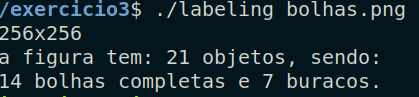
//> input picture codes/exercicio3/console.png, 419 x 97 px
$ ./labeling console.png   (built with g++ and OpenCV 4)
//> lines starting //> are read from the running program, lines starting //| are printed output that depends on the picture
#include <iostream>
#include <opencv2/opencv.hpp>

using namespace cv;

int main(int argc, char** argv) {
  cv::Mat image, realce;
  int width, height;
  int nobjects, nholes;

  cv::Point p;
  image = cv::imread(argv[1], cv::IMREAD_GRAYSCALE);
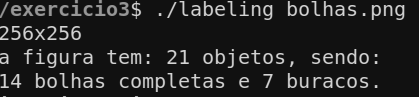
//> image: 97 rows x 419 cols, CV_8UC1; min 17, max 212, mean 36.8

  if (!image.data) {
    std::cout << "imagem nao carregou corretamente\n";
    return (-1);
  }

  width = image.cols;
//> width = 419
  height = image.rows;
//> height = 97
  std::cout << width << "x" << height << std::endl;
//| 419x97

  p.x = 0;
  p.y = 0;

  //Remover objetos dos cantos
  for (int i = 0; i < height; i++) {
    for (int j = 0; j < width; j++) {
      if (image.at<uchar>(i, j) == 255 && (i == 0 || i == width - 1 || j == 0 || j == height - 1)) {
        p.x = j;
        p.y = i;
        cv::floodFill(image, p, 0);
      }
    }
  }
  cv::imwrite("cantos.png", image);

  //Pintar o fundo de outro tom de cinza
  p.x = 0;
  p.y = 0;
  cv::floodFill(image, p, 100);
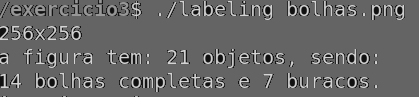
//> image: 97 rows x 419 cols, CV_8UC1; min 17, max 212, mean 102.6
   cv::imwrite("fundocinza.png", image);


  // busca objetos presentes
  nobjects = 0;
  for (int i = 0; i < height; i++) {
    for (int j = 0; j < width; j++) {
      if (image.at<uchar>(i, j) == 255) {
        // achou um objeto
        nobjects++;
        // para o floodfill as coordenadas
        // x e y sao trocadas.
        p.x = j;
        p.y = i;
        // preenche o objeto com o contador
        cv::floodFill(image, p, nobjects);
      }
    }
  }
//> after the loop, nobjects = 0

  cv::imwrite("contagemTotal.png", image);

    nholes = 0;
  for (int i = 0; i < height; i++) {
    for (int j = 0; j < width; j++) {
      if (image.at<uchar>(i, j) == 0) {
        nholes++;
        p.x = j;
        p.y = i;
        cv::floodFill(image, p, nholes);
      }
    }
  }
//> after the loop, nholes = 0


  cv::imwrite("contagemBuracos.png", image);


  std::cout << "a figura tem: " << nobjects << " objetos, sendo: \n"<< nobjects - nholes << " bolhas completas e " << nholes << " buracos. \n";
//| a figura tem: 0 objetos, sendo:
//| 0 bolhas completas e 0 buracos.

  return 0;
}
